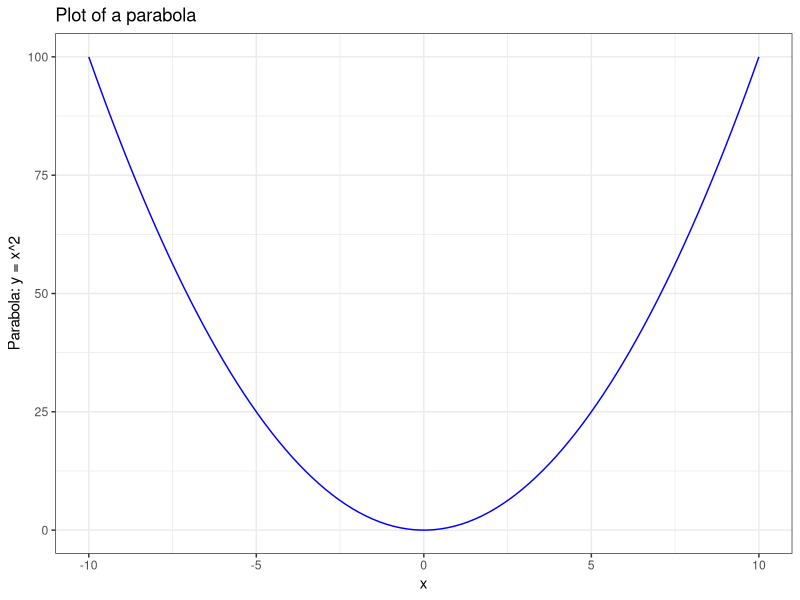
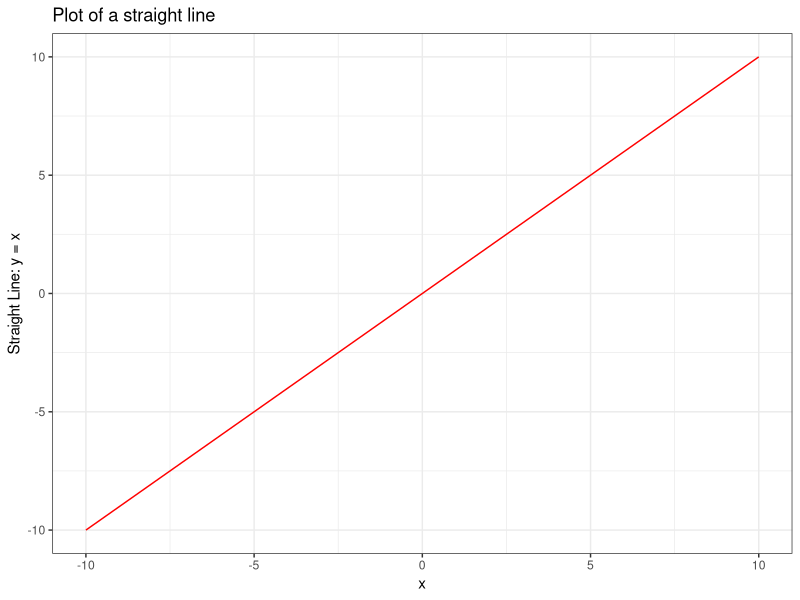
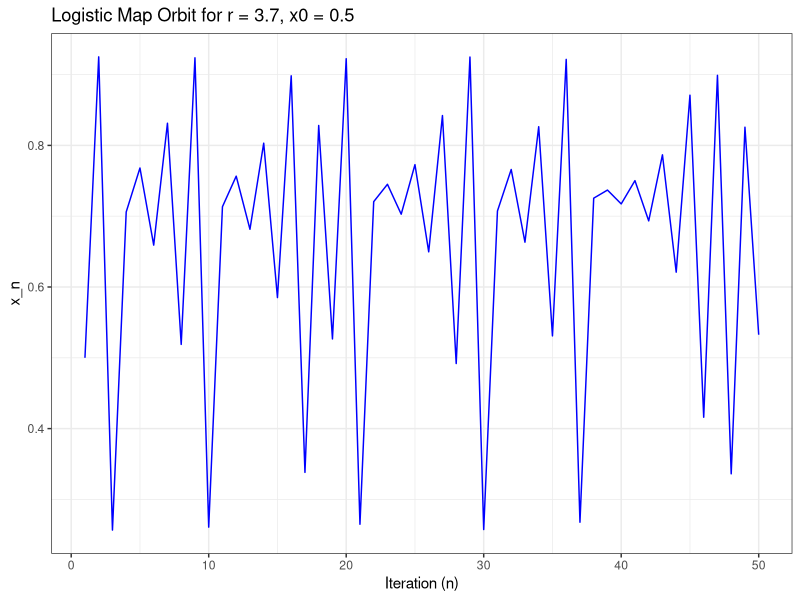
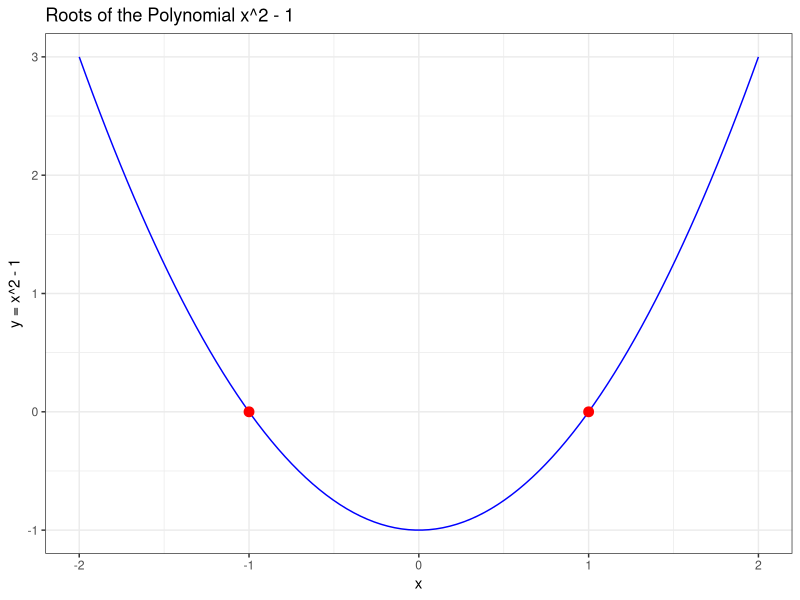
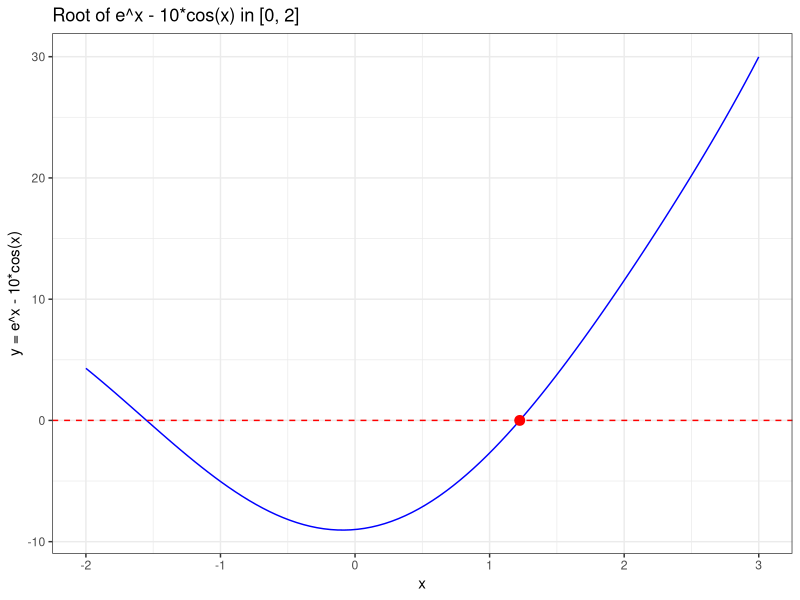

Generate these figures, in order, with R:
## ---- chunk 1
   library(ggplot2)
## ---- chunk 2
    x <- 5
## ---- chunk 3
    x
## ---- chunk 4
    x + 2
## ---- chunk 5
   # Numeric vector
   my_numeric_vector <- c(1, 2, 3, 4, 5)
   my_numeric_vector
    
   # Character vector
   my_character_vector <- c("Alice", "Bob", "Charlie")
   my_character_vector
    
   # Create a matrix
   my_matrix <- matrix(1:9, nrow = 3)
   my_matrix
    
   # Create a data frame
   my_data_frame <- data.frame(
     Name = c("Alice", "Bob"),
     Age = c(25, 30)
   )
   my_data_frame
## ---- chunk 6
   # This is a comment
   # R will not run this line
    
   my_vector <- c(1, 2, 3)  # This is also a comment
   my_vector
## ---- chunk 7
   class(my_character_vector)
   class(my_matrix)
   class(my_data_frame)
## ---- chunk 8
    my_vector <- c(10, 20, 30, 40, 50)
    
    my_vector[1]   # First element
    my_vector[3]   # Third element
## ---- chunk 9
    my_matrix <- matrix(1:9, nrow = 3)
    
    my_matrix[1, 2]  # Element in row 1, column 2
## ---- chunk 10
    my_matrix[ , 1]  # First column
    my_matrix[2, ]   # Second row
## ---- chunk 11
    my_data_frame <- data.frame(
      Name = c("Alice", "Bob", "Charlie"),
      Age = c(25, 30, 28)
    )
## ---- chunk 12
    my_data_frame[1, 2]   # First row, second column
## ---- chunk 13
    my_data_frame$Age
    my_data_frame[["Name"]]
## ---- chunk 14
   parabola <- function(x) {
     return(x^2)
   }
## ---- chunk 15
   straight_line <- function(x, m=1, b=0) {
     return(m * x + b)
   }
## ---- chunk 16
  x_values <- seq(-10, 10, length.out = 100)

## ---- chunk 17
  datafr_parabola <- data.frame(x = x_values, y = parabola(x_values))
  datafr_line <- data.frame(x = x_values, y = straight_line(x_values, m=1, b=0))

## ---- chunk 18
    # -------------------------
    # Parabola plot
    # -------------------------
    
    # Create a plot using the data frame for the parabola
    ggplot(data = datafr_parabola, aes(x = x, y = y)) +
      
      # Add a line representing y = x^2
      geom_line(color = "blue") +
      
      # Label the x-axis
      xlab("x") +
      
      # Label the y-axis
      ylab("Parabola: y = x^2") +
      
      # Add a title to the plot
      ggtitle("Plot of a parabola") +
      
      # Use a clean black-and-white theme
      theme_bw()
    
    
    # -------------------------
    # Straight line plot
    # -------------------------
    
    # Create a plot using the data frame for the straight line
    ggplot(data = datafr_line, aes(x = x, y = y)) +
      
      # Add a line representing y = x
      geom_line(color = "red") +
      
      # Label the x-axis
      xlab("x") +
      
      # Label the y-axis
      ylab("Straight Line: y = x") +
      
      # Add a title to the plot
      ggtitle("Plot of a straight line") +
      
      # Use the same black-and-white theme
      theme_bw()
## ---- chunk 19
    for (i in 1:5) {
      print(i)
    }
## ---- chunk 20
    # Define a function to compute the logistic map
    logistic_map <- function(r, x0, n) {
    
      # Create a numeric vector to store the values of x_n
      x_values <- numeric(n)
    
      # Set the initial condition x_0
      x_values[1] <- x0
    
      # Use a for loop to compute the logistic map iteratively
      for (i in 2:n) {
        # Apply the logistic map equation:
        # x_{n+1} = r * x_n * (1 - x_n)
        x_values[i] <- r * x_values[i - 1] * (1 - x_values[i - 1])
      }
    
      # Return the results as a data frame with iteration number and values
      return(data.frame(
        n = 1:n,
        x = x_values
      ))
    }
## ---- chunk 21
   # Example usage
   r_value <- 3.7
   x0_value <- 0.5
   n_iter <- 50
## ---- chunk 22
   orbit_data <- logistic_map(r_value, x0_value, n_iter)
## ---- chunk 23
   ggplot(orbit_data, aes(x = n, y = x)) +
     geom_line(color = "blue") +
     xlab("Iteration (n)") +
     ylab("x_n") +
     ggtitle("Logistic Map Orbit for r = 3.7, x0 = 0.5") +
     theme_bw()
## ---- chunk 24
   fixed_points <- polyroot(c(-1, 0, 1))
   print(fixed_points)
## ---- chunk 25
   x_values <- seq(-2, 2, length.out = 100)
   y_values <- x_values^2 - 1
   
   polynomial_curve_df <- data.frame(x = x_values, y = y_values)
   
   ggplot(data = polynomial_curve_df, aes(x = x, y = y)) +
     geom_line(color = "blue") +
     geom_point(data = data.frame(x = Re(fixed_points), y = 0), aes(x = x, y = y), color = "red", size = 3) +
     xlab("x") +
     ylab("y = x^2 - 1") +
     ggtitle("Roots of the Polynomial x^2 - 1") +
     theme_bw()
## ---- chunk 26
   dx_dt <- function(x) {
     exp(x) - 10 * cos(x)
   }
## ---- chunk 27
   root_f <- uniroot(dx_dt, interval = c(0, 2))$root
   print(root_f)
## ---- chunk 28
   x_values <- seq(-2, 3, length.out = 100)
   y_values <- exp(x_values) - 10 * cos(x_values)
   
   non_polynomial_curve_df <- data.frame(x = x_values, y = y_values) 
   
   ggplot(data = non_polynomial_curve_df, aes(x = x, y = y)) +
      geom_line(color = "blue") +
      geom_hline(yintercept = 0, linetype = "dashed", color = "red") +
      annotate("point", x = root_f, y = 0, color = "red", size = 3) +
      xlab("x") +
      ylab("y = e^x - 10*cos(x)") +
      ggtitle("Root of e^x - 10*cos(x) in [0, 2]") +
      theme_bw()
